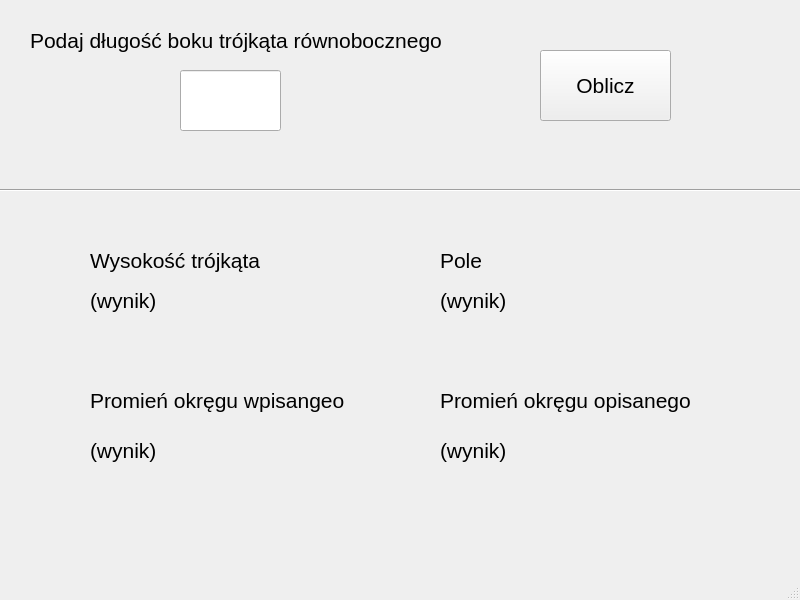
<?xml version="1.0" encoding="UTF-8"?>
<ui version="4.0">
 <class>TrojkatRownobocznyWindow</class>
 <widget class="QMainWindow" name="TrojkatRownobocznyWindow">
  <property name="geometry">
   <rect>
    <x>0</x>
    <y>0</y>
    <width>800</width>
    <height>600</height>
   </rect>
  </property>
  <property name="windowTitle">
   <string>MainWindow</string>
  </property>
  <widget class="QWidget" name="centralwidget">
   <widget class="QLineEdit" name="a">
    <property name="geometry">
     <rect>
      <x>180</x>
      <y>70</y>
      <width>101</width>
      <height>61</height>
     </rect>
    </property>
    <property name="font">
     <font>
      <pointsize>14</pointsize>
     </font>
    </property>
    <property name="text">
     <string/>
    </property>
   </widget>
   <widget class="QLabel" name="label">
    <property name="geometry">
     <rect>
      <x>30</x>
      <y>20</y>
      <width>431</width>
      <height>41</height>
     </rect>
    </property>
    <property name="font">
     <font>
      <pointsize>16</pointsize>
     </font>
    </property>
    <property name="text">
     <string>Podaj długość boku trójkąta równobocznego</string>
    </property>
   </widget>
   <widget class="QPushButton" name="b1">
    <property name="geometry">
     <rect>
      <x>540</x>
      <y>50</y>
      <width>131</width>
      <height>71</height>
     </rect>
    </property>
    <property name="font">
     <font>
      <pointsize>16</pointsize>
     </font>
    </property>
    <property name="text">
     <string>Oblicz</string>
    </property>
   </widget>
   <widget class="QLabel" name="label_2">
    <property name="geometry">
     <rect>
      <x>90</x>
      <y>240</y>
      <width>211</width>
      <height>41</height>
     </rect>
    </property>
    <property name="font">
     <font>
      <pointsize>16</pointsize>
     </font>
    </property>
    <property name="text">
     <string>Wysokość trójkąta</string>
    </property>
   </widget>
   <widget class="QLabel" name="label_3">
    <property name="geometry">
     <rect>
      <x>440</x>
      <y>240</y>
      <width>211</width>
      <height>41</height>
     </rect>
    </property>
    <property name="font">
     <font>
      <pointsize>16</pointsize>
     </font>
    </property>
    <property name="text">
     <string>Pole</string>
    </property>
   </widget>
   <widget class="QLabel" name="label_4">
    <property name="geometry">
     <rect>
      <x>90</x>
      <y>380</y>
      <width>261</width>
      <height>41</height>
     </rect>
    </property>
    <property name="font">
     <font>
      <pointsize>16</pointsize>
     </font>
    </property>
    <property name="text">
     <string>Promień okręgu wpisangeo</string>
    </property>
   </widget>
   <widget class="QLabel" name="label_5">
    <property name="geometry">
     <rect>
      <x>440</x>
      <y>380</y>
      <width>261</width>
      <height>41</height>
     </rect>
    </property>
    <property name="font">
     <font>
      <pointsize>16</pointsize>
     </font>
    </property>
    <property name="text">
     <string>Promień okręgu opisanego</string>
    </property>
   </widget>
   <widget class="QLabel" name="h">
    <property name="geometry">
     <rect>
      <x>90</x>
      <y>280</y>
      <width>211</width>
      <height>41</height>
     </rect>
    </property>
    <property name="font">
     <font>
      <pointsize>16</pointsize>
     </font>
    </property>
    <property name="text">
     <string>(wynik)</string>
    </property>
   </widget>
   <widget class="QLabel" name="pole">
    <property name="geometry">
     <rect>
      <x>440</x>
      <y>280</y>
      <width>211</width>
      <height>41</height>
     </rect>
    </property>
    <property name="font">
     <font>
      <pointsize>16</pointsize>
     </font>
    </property>
    <property name="text">
     <string>(wynik)</string>
    </property>
   </widget>
   <widget class="QLabel" name="r">
    <property name="geometry">
     <rect>
      <x>90</x>
      <y>430</y>
      <width>211</width>
      <height>41</height>
     </rect>
    </property>
    <property name="font">
     <font>
      <pointsize>16</pointsize>
     </font>
    </property>
    <property name="text">
     <string>(wynik)</string>
    </property>
   </widget>
   <widget class="QLabel" name="R">
    <property name="geometry">
     <rect>
      <x>440</x>
      <y>430</y>
      <width>211</width>
      <height>41</height>
     </rect>
    </property>
    <property name="font">
     <font>
      <pointsize>16</pointsize>
     </font>
    </property>
    <property name="text">
     <string>(wynik)</string>
    </property>
   </widget>
   <widget class="Line" name="line">
    <property name="geometry">
     <rect>
      <x>0</x>
      <y>180</y>
      <width>801</width>
      <height>21</height>
     </rect>
    </property>
    <property name="orientation">
     <enum>Qt::Horizontal</enum>
    </property>
   </widget>
  </widget>
  <widget class="QMenuBar" name="menubar">
   <property name="geometry">
    <rect>
     <x>0</x>
     <y>0</y>
     <width>800</width>
     <height>21</height>
    </rect>
   </property>
  </widget>
  <widget class="QStatusBar" name="statusbar"/>
 </widget>
 <resources/>
 <connections/>
</ui>
